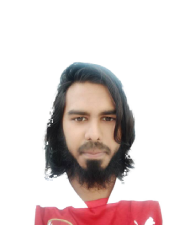
#> input picture ImageExploral/Siam_edit.png, 169 x 225 px
$ python Ex.py
#> lines starting #> are read from the running program, lines starting #| are printed output that depends on the picture
from PIL import Image
siam = Image.open('Siam_edit.png')
#> siam is the input picture: PIL image 169x225 RGBA; mean R, G, B, A 52.7, 39.4, 38.3, 81.1
bg = Image.open('Diego.jpg')
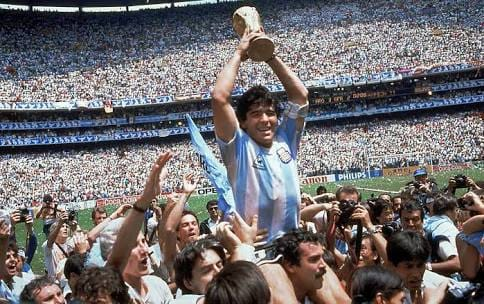
#> input picture ImageExploral/Diego.jpg, 484 x 304 px
#> bg is the input picture: PIL image 484x304 RGB; mean R, G, B 113.3, 109.6, 111.5
bg.paste(siam,(0,0),siam)
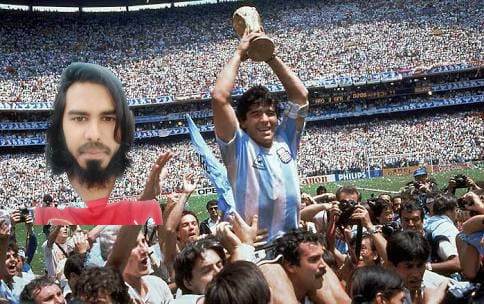
#> bg: PIL image 484x304 RGB; mean R, G, B 114.6, 107.6, 108.9
bg.show()
